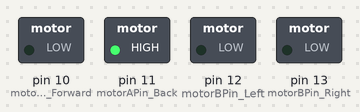
The sketch below on a simulated Arduino Uno, built with avr-gcc and run on an emulated ATmega328P. Parts: switched loads named in the sketch (green lamp = pin HIGH).

Above: at 10.3 s.
At 24.5 s:
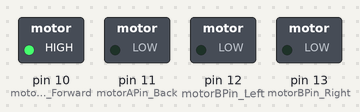
At 28.5 s:
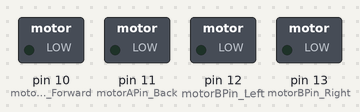
At 33.7 s:
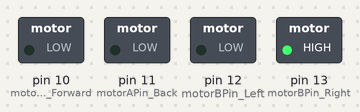
Timing chart, 0 to 35.2 s (numbered marks = the images above):
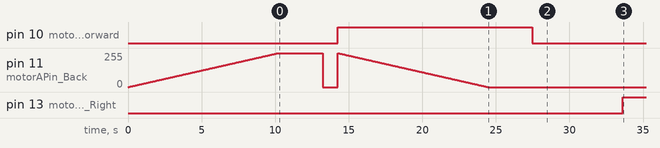

Measured:
- by itself, pin 10 (motorAPin_Forward): LOW → HIGH at 14.2 s, → LOW 13.2 s later
- by itself, pin 13 (motorBPin_Right): LOW → HIGH at 33.6 s

The sketch:

HG7881_Dual_Motor.ino
```cpp
/* HG 7881_Dual_Motor.ino

  * H-bridge module HG7881CP/HG7881CP example code:
  ** http://diyprojects.eu/how-to-use-h-bridge-hg7881-with-external-power-supply-and-arduino

  * Date: Fall 2016
  * Modified by Author: blaine-ww (Elaine Wu)
 */


/**
 * Create variables to be used to run motor A
 */


int motorAPin_Forward = 10;   //Forward A1_A 10 Orange
                              //Arduino digital 8 is connected to HG7881's A-1A terminal

int motorAPin_Back = 11;    //Reverse A1_B 11 Yellow
                            //Arduino digital 9 is connected to HG7881's A-1B terminal

int motorBPin_Left = 12;    // Left B1_A 11 White

int motorBPin_Right = 13;   // Right B1_B 12 Green


void setup(){
  /**
   * When program starts set Arduino pinmode for 8 and 9 digital to be OUTPUT
   * so we can use analogWrite to output values from 0 to 255 (0-5V) (PWM)
   */
  pinMode(motorAPin_Forward, OUTPUT); //direction
  pinMode(motorAPin_Back, OUTPUT); //speed
}

void loop() {
    //set motor direction to "X"
    analogWrite(motorAPin_Forward, LOW);

    //start motor and increase speed while spinnning to direction "X"
    for(int i=0; i<=255; i++){

        //motor speed increases while we loop trough
        //values from 0 to 255 (0V to power supply max voltage)
        analogWrite(motorAPin_Back, i);
        delay(40);
    }


    //wait 3 seconds while motor is running full speed
    delay( 3000 );

    //take 1 second pause, cutting power from motor ( speed pint to 0V )
    //so motor can stop (maybe your motor needs more time to spin down)
    analogWrite(motorAPin_Forward, LOW);
    analogWrite(motorAPin_Back, LOW);
    delay(1000);


    //now we switch direction to "Y" by setting 5V to
    //direction pin A-1A
    analogWrite(motorAPin_Forward, 255);


    //start motor and increase speed while spinnning to direction "Y"
    for(int i=0; i<=255; i++){

        //To speed up like we did in direction "X" this module needs
        //inverting of value we set on speed pin.
        //So we go trough loop like before, but this time speed value
        //decreases from 255 to 0 (via inverting value)
        analogWrite(motorAPin_Back, invertOurValue( i ) );
        delay(40);
    }


    //wait 3 seconds while motor is running full speed
    delay( 3000 );

    //take 1 second pause, cutting power from motor ( speed pint to 0V )
    analogWrite(motorAPin_Forward, LOW);
    analogWrite(motorAPin_Back, LOW);
    delay(1000);

//------------------------------------------------------------
//Steering

   analogWrite(motorBPin_Left, LOW);

    //start motor and increase speed while spinnning to direction "X"
    for(int i=0; i<=255; i++){

        //motor speed increases while we loop trough
        //values from 0 to 255 (0V to power supply max voltage)
        analogWrite(motorBPin_Right, i);
        delay(40);
    }

    //wait 3 seconds while motor is running full speed
    delay( 3000 );

    //take 1 second pause, cutting power from motor ( speed pint to 0V )
    //so motor can stop (maybe your motor needs more time to spin down)
    analogWrite(motorBPin_Left, LOW);
    analogWrite(motorBPin_Right, LOW);
    delay(1000);


    //now we switch direction to "Y" by setting 5V to
    //direction pin A-1A
    analogWrite(motorBPin_Left, 255);


    //start motor and increase speed while spinnning to direction "Y"
    for(int i=0; i<=255; i++){

        //To speed up like we did in direction "X" this module needs
        //inverting of value we set on speed pin.
        //So we go trough loop like before, but this time speed value
        //decreases from 255 to 0 (via inverting value)
        analogWrite(motorBPin_Right, invertOurValue( i ) );
        delay(40);
    }

    //wait 3 seconds while motor is running full speed
    delay( 3000 );

    //take 1 second pause, cutting power from motor ( speed pint to 0V )
    analogWrite(motorBPin_Left, LOW);
    analogWrite(motorBPin_Right, LOW);
    delay(1000);

    //and now back to top

    exit(0);
}


int invertOurValue(int input) {
  return 255 - input;
}
```
